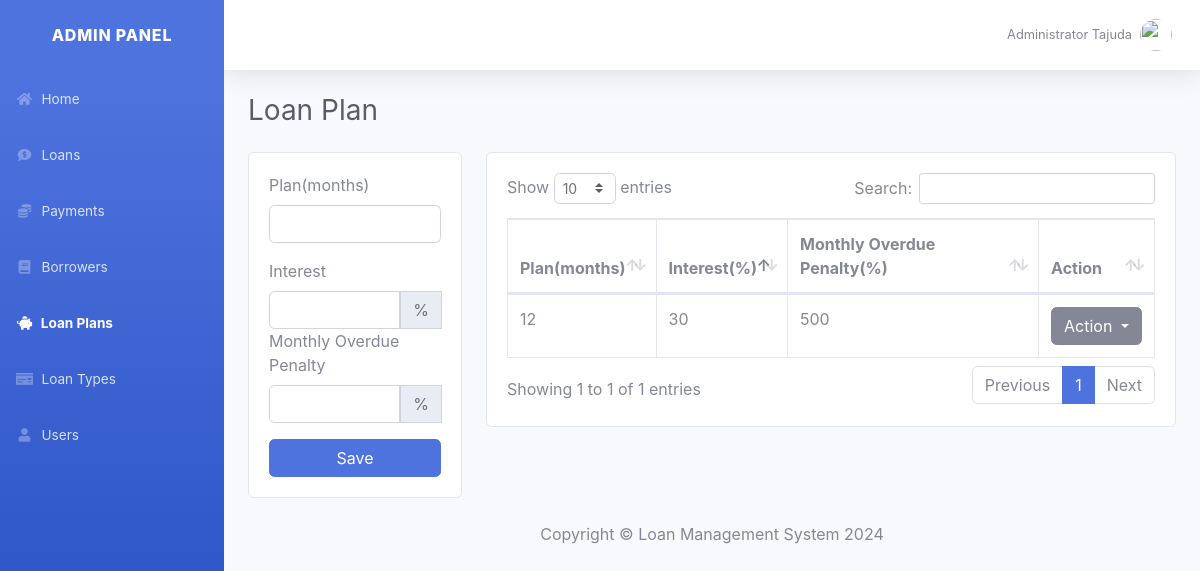
Screenshot of /loan_plan.php (signed in) with the database file from the repository.
### tables this page shows
CREATE TABLE `user` (
  `user_id` int(11) NOT NULL,
  `username` varchar(30) NOT NULL,
  `password` varchar(30) NOT NULL,
  `firstname` text NOT NULL,
  `lastname` text NOT NULL
);

CREATE TABLE `loan_plan` (
  `lplan_id` int(11) NOT NULL,
  `lplan_month` int(11) NOT NULL,
  `lplan_interest` float NOT NULL,
  `lplan_penalty` int(11) NOT NULL
);

### config.php (called while the page is built, shortened)
<?php
	class db_connect{
		public $host = db_host;
		public $user = db_user;
		public $pass = db_pass;
		public $name = db_name;
		public function connect(){
			$this->conn = new mysqli($this->host, $this->user, $this->pass, $this->name);
			return true;
		}
	}
?>

### class.php (called while the page is built, shortened)
<?php
	require_once'config.php';
	class db_class extends db_connect{
		public function user_acc($user_id){
			$query=$this->conn->prepare("SELECT * FROM `user` WHERE `user_id`='$user_id'") or die($this->conn->error);
			if($query->execute()){
				$result=$query->get_result();
				$fetch=$result->fetch_array();
				return $fetch['firstname']." ".$fetch['lastname'];
			}
		}
		public function display_lplan(){
			$query=$this->conn->prepare("SELECT * FROM `loan_plan`") or die($this->conn->error);
			if($query->execute()){
				$result = $query->get_result();
				return $result;
			}
		}
	}
?>

### loan_plan.php (the view, shortened to what this page needs)
<?php
	require_once'class.php';
	$db=new db_class();
?>
<!DOCTYPE html>
<html lang="en">
<head>
    <link href="fontawesome-free/css/all.min.css" rel="stylesheet" type="text/css">
    <link href="css/sb-admin-2.css" rel="stylesheet">
    <link href="css/dataTables.bootstrap4.css" rel="stylesheet">
</head>
<body id="page-top">
    <div id="wrapper">
        <ul class="navbar-nav bg-gradient-primary sidebar sidebar-dark accordion" id="accordionSidebar">
            <a class="sidebar-brand d-flex align-items-center justify-content-center" href="index.html">
                <div class="sidebar-brand-text mx-3">ADMIN PANEL</div>
            </a>
            <li class="nav-item">
                <a class="nav-link" href="home.php">
                    <i class="fas fa-fw fa-home"></i>
                    <span>Home</span></a>
            </li>
			<li class="nav-item">
                <a class="nav-link" href="loan.php">
                    <i class="fas fa-fw fas fa-comment-dollar"></i>
                    <span>Loans</span></a>
            </li>
			<li class="nav-item">
                <a class="nav-link" href="payment.php">
                    <i class="fas fa-fw fas fa-coins"></i>
                    <span>Payments</span></a>
            </li>
			<li class="nav-item">
                <a class="nav-link" href="borrower.php">
                    <i class="fas fa-fw fas fa-book"></i>
                    <span>Borrowers</span></a>
            </li>
			<li class="nav-item active">
                <a class="nav-link" href="loan_plan.php">
                    <i class="fas fa-fw fa-piggy-bank"></i>
                    <span>Loan Plans</span></a>
            </li>
			<li class="nav-item">
                <a class="nav-link" href="loan_type.php">
                    <i class="fas fa-fw fa-money-check"></i>
                    <span>Loan Types</span></a>
            </li>
			<li class="nav-item">
                <a class="nav-link" href="user.php">
                    <i class="fas fa-fw fa-user"></i>
                    <span>Users</span></a>
            </li>
        </ul>
        <div id="content-wrapper" class="d-flex flex-column">
            <div id="content">
                <nav class="navbar navbar-expand navbar-light bg-white topbar mb-4 static-top shadow">
                    <ul class="navbar-nav ml-auto">
                        <li class="nav-item dropdown no-arrow">
                            <a class="nav-link dropdown-toggle" href="#" id="userDropdown" role="button"
                                data-toggle="dropdown" aria-haspopup="true" aria-expanded="false">
                                <span class="mr-2 d-none d-lg-inline text-gray-600 small"><?php echo $db->user_acc($_SESSION['user_id'])?></span>
                                <img class="img-profile rounded-circle"
                                    src="image/admin_profile.svg">
                            </a>
                        </li>
                    </ul>
                </nav>
                <div class="container-fluid">
                    <div class="d-sm-flex align-items-center justify-content-between mb-4">
                        <h1 class="h3 mb-0 text-gray-800">Loan Plan</h1>
                    </div>
                    <div class="row">
                        <div class="col-xl-3 col-md-6 mb-4">
                            <div class="card">
                                <div class="card-body">
									<form method="POST" action="save_lplan.php">
										<div class="form-group">
											<label>Plan(months)</label>
											<input type="number" class="form-control" name="lplan_month" required="required"/>
										</div>
										<div class="i-group">
											<label>Interest</label>
											<div class="input-group">
											<input type="number" class="form-control" name="lplan_interest" min="0" required="required"/>
											<div class="input-group-prepend">
												<span class="input-group-text">%</span>
											</div>
											</div>
										</div>
										<div class="form-group">
											<label>Monthly Overdue Penalty</label>
											<div class="input-group">
												<input type="number" class="form-control" name="lplan_penalty" min="0" required="required"/>
												<div class="input-group-prepend">
													<span class="input-group-text">%</span>
												</div>
											</div>
										</div>
										<button type="submit" class="btn btn-primary btn-block" name="save">Save</button>
									</form>
                                </div>
                            </div>
                        </div>
						<div class="col-xl-9  mb-4">
                            <div class="card">
                                <div class="card-body">
									 <div class="table-responsive">
										<table class="table table-bordered" id="dataTable" width="100%" cellspacing="0">
										<thead>
											<tr>
												<th>Plan(months)</th>
												<th>Interest(%)</th>
												<th>Monthly Overdue Penalty(%)</th>
												<th>Action</th>
											</tr>
										</thead>
										<tbody>
											<?php
												$tbl_lplan=$db->display_lplan();
												while($fetch=$tbl_lplan->fetch_array()){
											?>
											<tr>
												<td><?php echo $fetch['lplan_month']?></td>
												<td><?php echo $fetch['lplan_interest']?></td>
												<td><?php echo $fetch['lplan_penalty']?></td>
												<td>
													<div class="dropdown">
														<button class="btn btn-secondary dropdown-toggle" type="button" id="dropdownMenuButton" data-toggle="dropdown" aria-haspopup="true" aria-expanded="false">
															Action
														</button>
													</div>
												</td>
											</tr>
											<?php
												}
											?>
										</tbody>
										</table>
									</div>
                            </div>
                        </div>
                    </div>
            </div>
            <footer class="stocky-footer">
                <div class="container my-auto">
                    <div class="copyright text-center my-auto">
                        <span>Copyright &copy; Loan Management System <?php echo date("Y")?></span>
                    </div>
                </div>
            </footer>
        </div>
    </div>
</body>
</html>

### rows the page displays
user: $db->user_acc($_SESSION['user_id']) "Administrator Tajuda"
loan_plan: lplan_month "12", lplan_interest "30", lplan_penalty "500"
